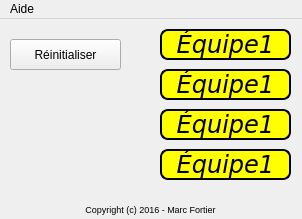
<?xml version="1.0" encoding="UTF-8"?>
<ui version="4.0">
 <class>CRC_Quest</class>
 <widget class="QMainWindow" name="CRC_Quest">
  <property name="geometry">
   <rect>
    <x>0</x>
    <y>0</y>
    <width>302</width>
    <height>219</height>
   </rect>
  </property>
  <property name="windowTitle">
   <string>crcQuest v2.0</string>
  </property>
  <widget class="QWidget" name="centralWidget">
   <widget class="QLabel" name="Equipe3">
    <property name="geometry">
     <rect>
      <x>160</x>
      <y>90</y>
      <width>131</width>
      <height>31</height>
     </rect>
    </property>
    <property name="font">
     <font>
      <family>Verdana</family>
      <pointsize>18</pointsize>
      <weight>50</weight>
      <italic>true</italic>
      <bold>false</bold>
     </font>
    </property>
    <property name="styleSheet">
     <string notr="true">font: italic 18pt &quot;Verdana&quot;;
background: yellow;
border : 2px solid;
border-radius : 8px;
border-color : black;</string>
    </property>
    <property name="text">
     <string>Équipe1</string>
    </property>
    <property name="alignment">
     <set>Qt::AlignCenter</set>
    </property>
   </widget>
   <widget class="QLabel" name="Equipe1">
    <property name="geometry">
     <rect>
      <x>160</x>
      <y>10</y>
      <width>131</width>
      <height>31</height>
     </rect>
    </property>
    <property name="font">
     <font>
      <family>Verdana</family>
      <pointsize>18</pointsize>
      <weight>50</weight>
      <italic>true</italic>
      <bold>false</bold>
     </font>
    </property>
    <property name="styleSheet">
     <string notr="true">font: italic 18pt 'Verdana';
background: yellow;
border : 2px solid;
border-radius : 8px;
border-color : black;</string>
    </property>
    <property name="text">
     <string>Équipe1</string>
    </property>
    <property name="alignment">
     <set>Qt::AlignCenter</set>
    </property>
   </widget>
   <widget class="QPushButton" name="pushButton">
    <property name="geometry">
     <rect>
      <x>10</x>
      <y>20</y>
      <width>111</width>
      <height>31</height>
     </rect>
    </property>
    <property name="styleSheet">
     <string notr="true"/>
    </property>
    <property name="text">
     <string>Réinitialiser</string>
    </property>
   </widget>
   <widget class="QLabel" name="Equipe2">
    <property name="geometry">
     <rect>
      <x>160</x>
      <y>50</y>
      <width>131</width>
      <height>31</height>
     </rect>
    </property>
    <property name="font">
     <font>
      <family>Verdana</family>
      <pointsize>18</pointsize>
      <weight>50</weight>
      <italic>true</italic>
      <bold>false</bold>
     </font>
    </property>
    <property name="styleSheet">
     <string notr="true">font: italic 18pt &quot;Verdana&quot;;
background: yellow;
border : 2px solid;
border-radius : 8px;
border-color : black;</string>
    </property>
    <property name="text">
     <string>Équipe1</string>
    </property>
    <property name="alignment">
     <set>Qt::AlignCenter</set>
    </property>
   </widget>
   <widget class="QLabel" name="Equipe4">
    <property name="geometry">
     <rect>
      <x>160</x>
      <y>130</y>
      <width>131</width>
      <height>31</height>
     </rect>
    </property>
    <property name="font">
     <font>
      <family>Verdana</family>
      <pointsize>18</pointsize>
      <weight>50</weight>
      <italic>true</italic>
      <bold>false</bold>
     </font>
    </property>
    <property name="styleSheet">
     <string notr="true">font: italic 18pt &quot;Verdana&quot;;
background: yellow;
border : 2px solid;
border-radius : 8px;
border-color : black;</string>
    </property>
    <property name="text">
     <string>Équipe1</string>
    </property>
    <property name="alignment">
     <set>Qt::AlignCenter</set>
    </property>
   </widget>
   <widget class="QLabel" name="label">
    <property name="geometry">
     <rect>
      <x>0</x>
      <y>180</y>
      <width>301</width>
      <height>20</height>
     </rect>
    </property>
    <property name="font">
     <font>
      <pointsize>7</pointsize>
     </font>
    </property>
    <property name="text">
     <string> Copyright (c) 2016 - Marc Fortier </string>
    </property>
    <property name="alignment">
     <set>Qt::AlignCenter</set>
    </property>
   </widget>
   <widget class="QLabel" name="label_2">
    <property name="geometry">
     <rect>
      <x>10</x>
      <y>60</y>
      <width>111</width>
      <height>101</height>
     </rect>
    </property>
    <property name="text">
     <string>&lt;html&gt;&lt;head/&gt;&lt;body&gt;&lt;p align=&quot;center&quot;&gt;&lt;img src=&quot;:/logoCRC.gif&quot;/&gt;&lt;/p&gt;&lt;/body&gt;&lt;/html&gt;</string>
    </property>
   </widget>
  </widget>
  <widget class="QMenuBar" name="menuBar">
   <property name="geometry">
    <rect>
     <x>0</x>
     <y>0</y>
     <width>302</width>
     <height>19</height>
    </rect>
   </property>
   <widget class="QMenu" name="menuAide">
    <property name="title">
     <string>Aide</string>
    </property>
    <addaction name="actionA_propos"/>
    <addaction name="actionQuitter"/>
   </widget>
   <addaction name="menuAide"/>
  </widget>
  <action name="actionA_propos">
   <property name="text">
    <string>A propos ...</string>
   </property>
  </action>
  <action name="actionQuitter">
   <property name="text">
    <string>Quitter</string>
   </property>
  </action>
 </widget>
 <layoutdefault spacing="6" margin="11"/>
 <resources/>
 <connections/>
</ui>
